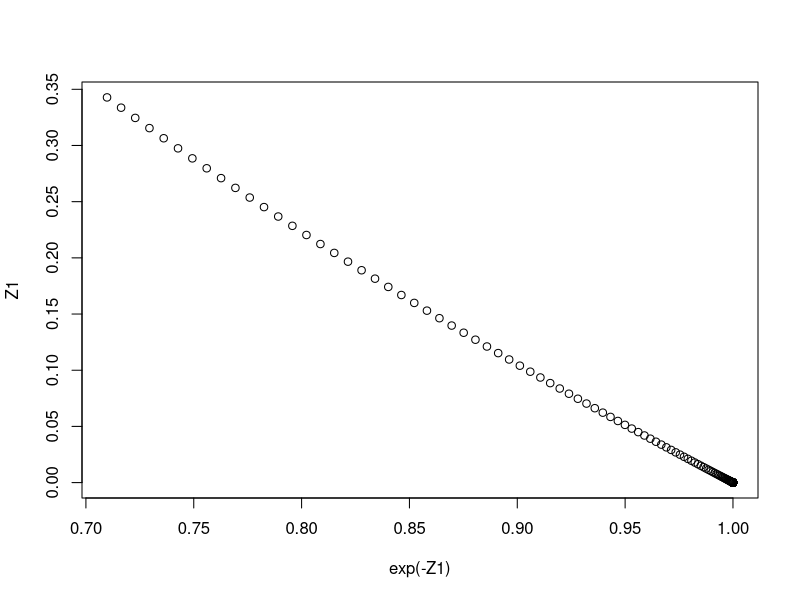
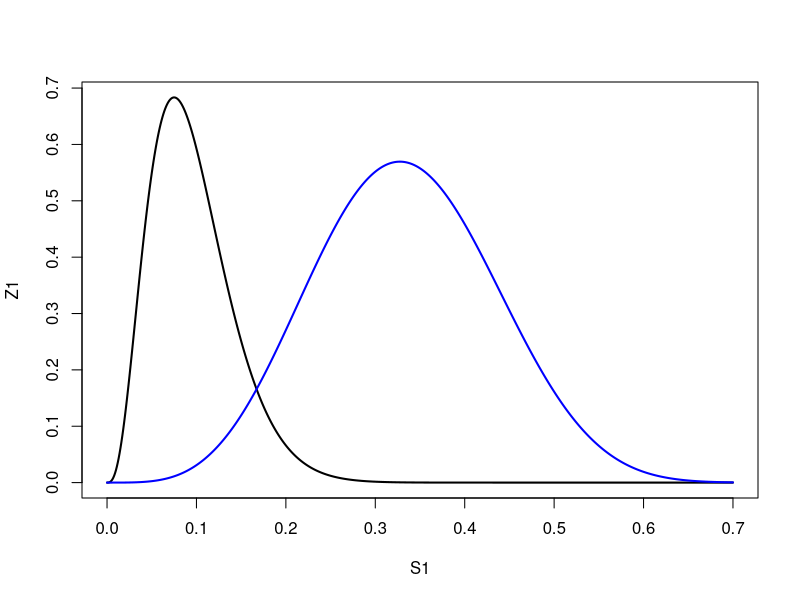
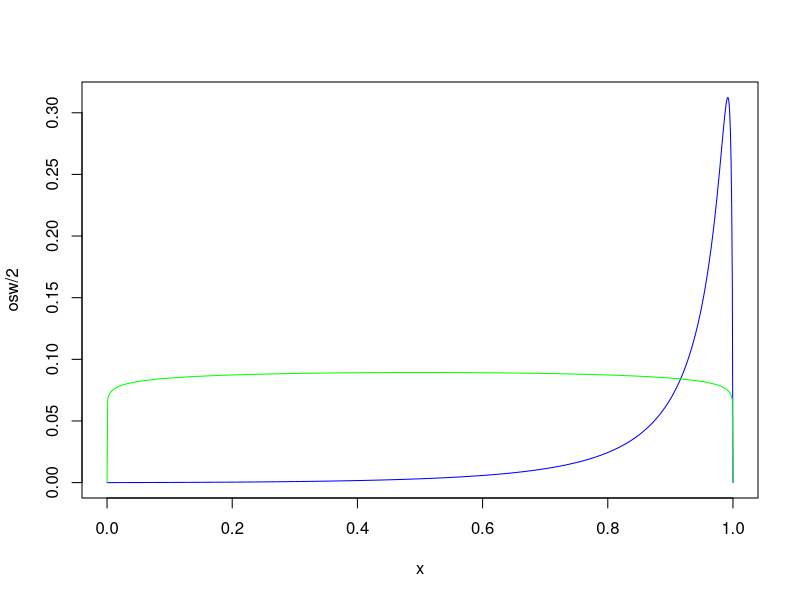
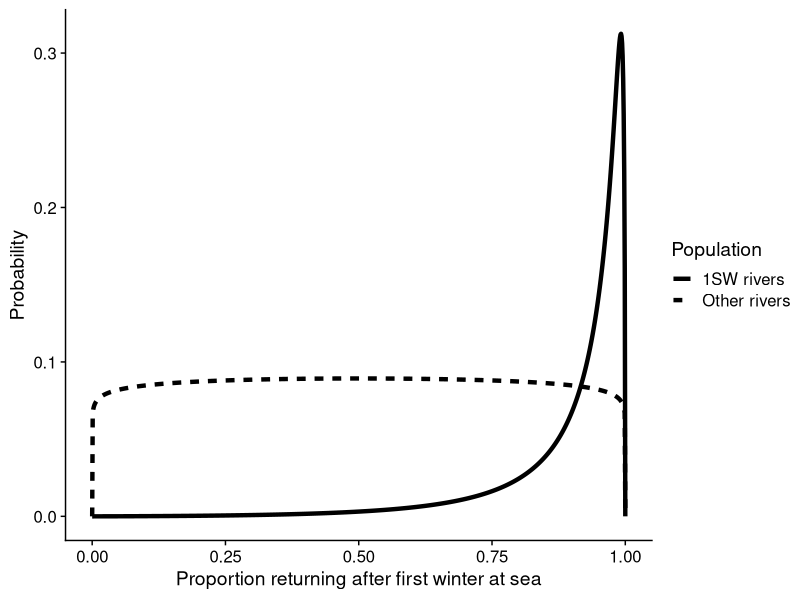
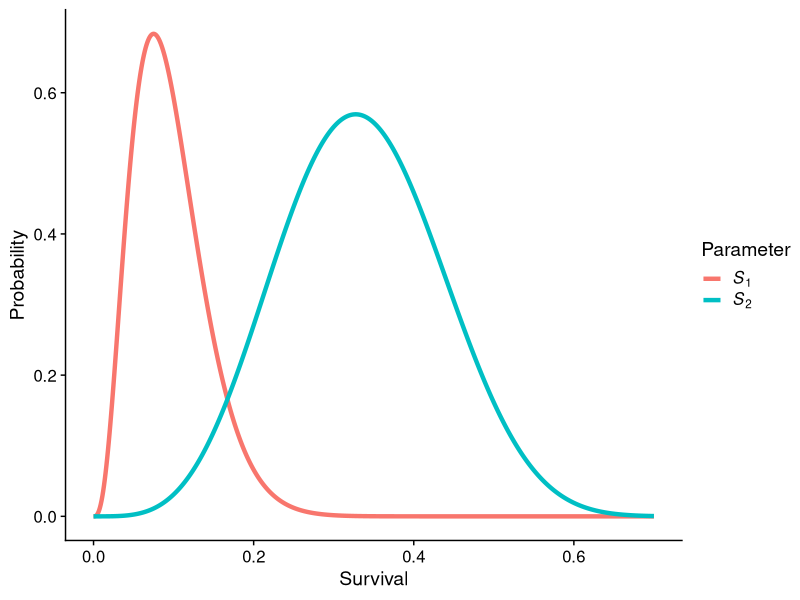
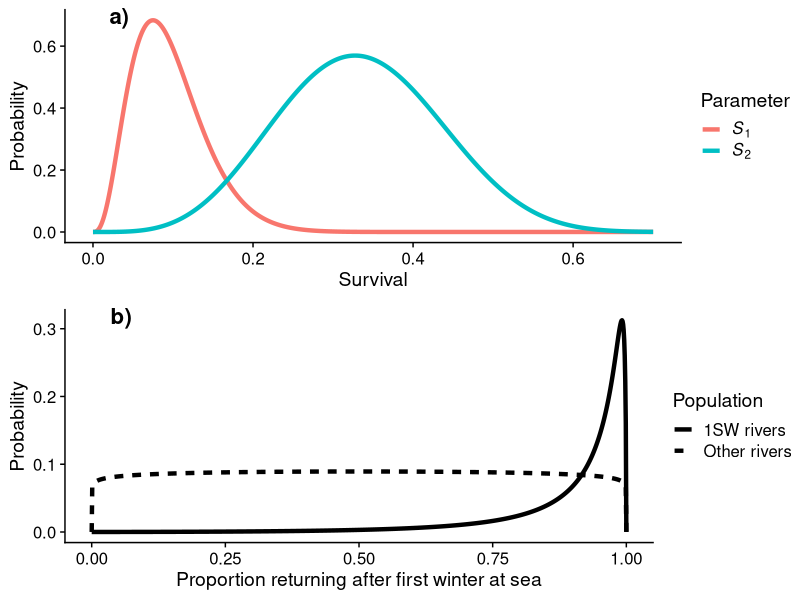
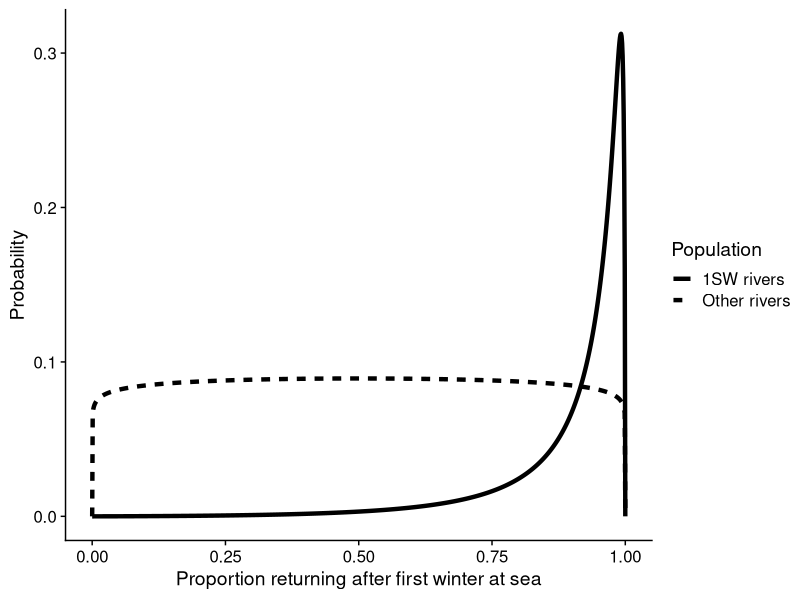
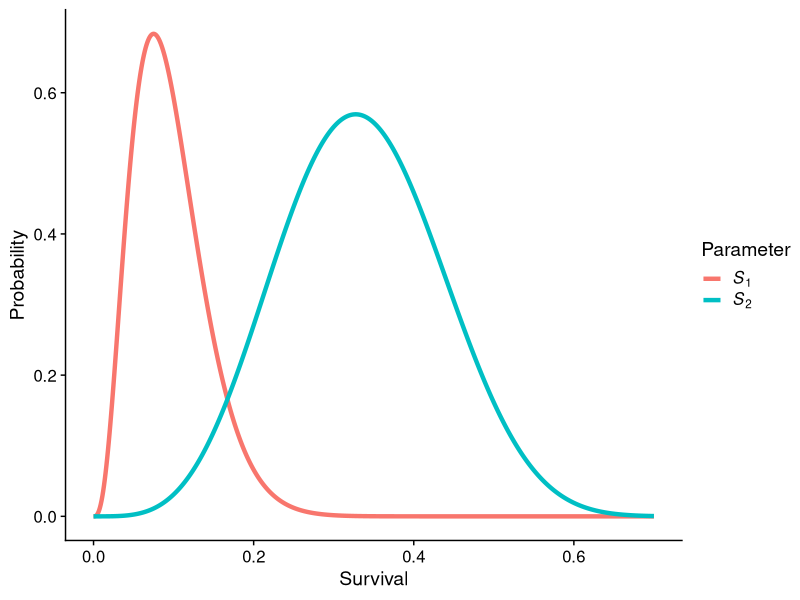

Reproduce these figures in R, in order.
library(tidyverse)
library(cowplot)


# S1 and S2 priors
x <- seq(0.01,2,by=0.01)
Z1 <- dlnorm(x, 1, 0.22)
exp(-Z1)
plot(Z1~exp(-Z1))

Z2 ~ lognormal(0.2, 0.3);

S1 <- seq(0.000,0.7, by = 0.001)

Z1 <- dlnorm(-log(S1), 1, 0.22)
Z2 <- dlnorm(-log(S1), 0.2, 0.3)
plot(Z1~S1, type = "l", lwd = 2)
lines(Z2/2~S1, lwd =2, col = "blue")

s1df <- data.frame(Survival = S1,
           Probability = Z1,
           Parameter = "S1")
s2df <- data.frame(Survival = S1,
                   Probability = Z2/2,
                   Parameter = "S2")

df1 <- bind_rows(s1df, s2df) %>% as_tibble() 

# Pr priors

x <- seq(0,1, by = 0.001)

# Prior for Conne
osw <- dlogis(qnorm(x), 2.4, 0.4) # probit
# osw <- dlogis(qlogis(x), 2.4, 0.35) # logit
plot(osw/2~x, type = "l", col ="blue")

# Prior for others
tsw <- dlogis(qnorm(x), 0, 2.8) # probit
# tsw <- dlogis(qlogis(x), 0, 0.8) # logit
lines(tsw~x, col = "green")

pr1 <- data.frame(Proportion = x,
                  Probability = osw/2,
                  Population = "1SW rivers")

pr2 <- data.frame(Proportion = x,
                  Probability = tsw,
                  Population = "Other rivers")

df2 <- bind_rows(pr1, pr2) %>% as_tibble() 


prpriors <- ggplot(df2, aes(Proportion, Probability, linetype = Population)) + geom_line(size = 1.5) + 
  theme_cowplot() + xlab("Proportion returning after first winter at sea") 
prpriors
ggsave("~/Dropbox/2020-ASCF-webinar/pr-priors.png", height = 4, width = 6)

s1priors <- ggplot(df1, aes(Survival, Probability, color = Parameter)) + geom_line(size = 1.5) + 
  scale_colour_discrete(labels = expression(italic(S[1]), italic(S[2]))) +
  theme_cowplot()
s1priors
ggsave("~/Dropbox/2020-ASCF-webinar/surv-priors.png", height = 4, width = 6)

plot_grid(s1priors, prpriors,  labels = c("a)", "b)"), nrow = 2, label_size = 16, label_x = c(0.125, 0.125))
ggsave("figures/priors.png", height = 6.5, width = 5)
